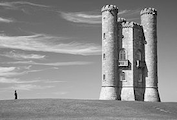
#> input picture tower.png, 177 x 120 px
$ python illustration.py
#> lines starting #> are read from the running program, lines starting #| are printed output that depends on the picture
from PIL import Image
import numpy as np

im = Image.open('./tower.png').convert('L')

i1 = np.array(im)

h1, w1 = i1.shape
#> h1 = 120; w1 = 177

source = 49

for i in range(h1):
    for j in range(w1):
        i1[i, j] = 0 if source-i>=j or j>=source+i else i1[i, j]
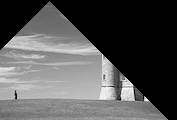
#> i1: shape (120, 177); min 0, max 255, mean 84.2

new_img = Image.fromarray(i1)
new_img.save('reduced1.png')

i2 = np.array(im)

h2, w2 = i2.shape
#> h2 = 120; w2 = 177

source = 49

for i in range(h2):
    for j in range(w2):
        i2[i, j] = 0 if source-i>=j or j>=source+i or j>=100 else i1[i, j]
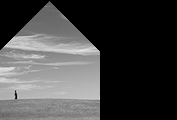
#> i2: shape (120, 177); min 0, max 230, mean 67.9

new_img = Image.fromarray(i2)
new_img.save('reduced2.png')

$ run again, with saved.png copied over tower.png
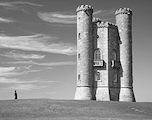
#> input picture saved.png, 152 x 120 px
#> im is the input picture: PIL image 152x120 L; min 0, max 255, mean 140.4
#> after the loop `for i in range(h1):`:
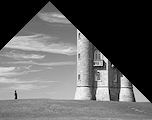
#> i1: shape (120, 152); min 0, max 255, mean 95.2
#> after the loop `for i in range(h2):`:
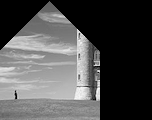
#> i2: shape (120, 152); min 0, max 255, mean 78.7
